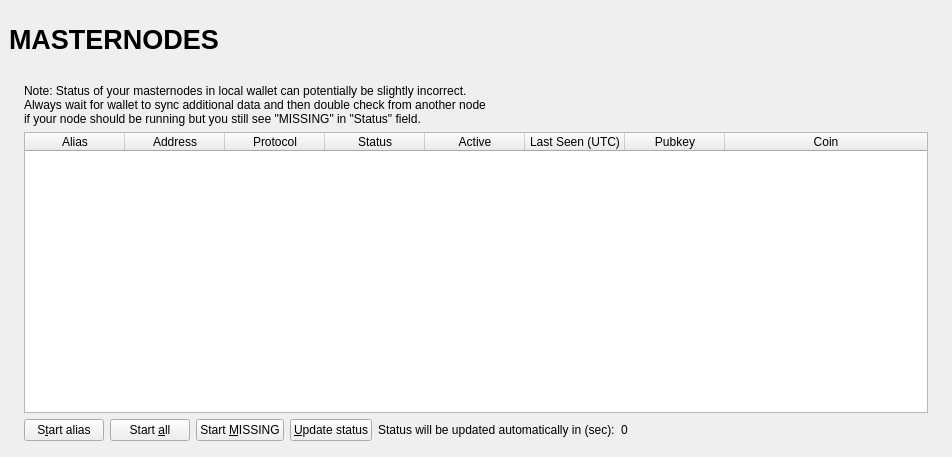
<?xml version="1.0" encoding="UTF-8"?>
<ui version="4.0">
 <class>MasternodeList</class>
 <widget class="QWidget" name="MasternodeList">
  <property name="geometry">
   <rect>
    <x>0</x>
    <y>0</y>
    <width>723</width>
    <height>457</height>
   </rect>
  </property>
  <property name="windowTitle">
   <string>Form</string>
  </property>
  <layout class="QVBoxLayout" name="topLayout" stretch="0">
   <property name="leftMargin">
    <number>9</number>
   </property>
   <property name="topMargin">
    <number>9</number>
   </property>
   <property name="rightMargin">
    <number>9</number>
   </property>
   <property name="bottomMargin">
    <number>9</number>
   </property>
   <item>
    <layout class="QVBoxLayout" name="verticalLayout_Master" stretch="0,1">
     <property name="spacing">
      <number>0</number>
     </property>
     <item>
      <widget class="QFrame" name="frame_Header">
       <layout class="QVBoxLayout" name="verticalLayout_4">
        <property name="leftMargin">
         <number>0</number>
        </property>
        <property name="topMargin">
         <number>0</number>
        </property>
        <property name="rightMargin">
         <number>0</number>
        </property>
        <property name="bottomMargin">
         <number>0</number>
        </property>
        <item>
         <layout class="QHBoxLayout" name="horizontalLayout_Header" stretch="1,0,1">
          <item>
           <widget class="QLabel" name="labelOverviewHeaderLeft">
            <property name="minimumSize">
             <size>
              <width>464</width>
              <height>60</height>
             </size>
            </property>
            <property name="maximumSize">
             <size>
              <width>16777215</width>
              <height>60</height>
             </size>
            </property>
            <property name="font">
             <font>
              <pointsize>20</pointsize>
              <weight>75</weight>
              <bold>true</bold>
             </font>
            </property>
            <property name="text">
             <string>MASTERNODES</string>
            </property>
           </widget>
          </item>
          <item>
           <spacer name="horizontalSpacer">
            <property name="orientation">
             <enum>Qt::Horizontal</enum>
            </property>
            <property name="sizeHint" stdset="0">
             <size>
              <width>40</width>
              <height>20</height>
             </size>
            </property>
           </spacer>
          </item>
          <item>
           <widget class="QLabel" name="labelOverviewHeaderRight">
            <property name="minimumSize">
             <size>
              <width>464</width>
              <height>60</height>
             </size>
            </property>
            <property name="maximumSize">
             <size>
              <width>16777215</width>
              <height>60</height>
             </size>
            </property>
            <property name="font">
             <font>
              <pointsize>14</pointsize>
             </font>
            </property>
            <property name="text">
             <string/>
            </property>
            <property name="alignment">
             <set>Qt::AlignRight|Qt::AlignTrailing|Qt::AlignVCenter</set>
            </property>
           </widget>
          </item>
         </layout>
        </item>
       </layout>
      </widget>
     </item>
     <item>
      <widget class="QFrame" name="frame_BG">
       <layout class="QVBoxLayout" name="verticalLayout_3">
        <property name="leftMargin">
         <number>6</number>
        </property>
        <property name="topMargin">
         <number>6</number>
        </property>
        <property name="rightMargin">
         <number>6</number>
        </property>
        <property name="bottomMargin">
         <number>6</number>
        </property>
        <item>
         <widget class="QFrame" name="frame_Content">
          <layout class="QVBoxLayout" name="verticalLayout">
           <property name="spacing">
            <number>0</number>
           </property>
           <property name="leftMargin">
            <number>0</number>
           </property>
           <property name="topMargin">
            <number>0</number>
           </property>
           <property name="rightMargin">
            <number>0</number>
           </property>
           <property name="bottomMargin">
            <number>0</number>
           </property>
           <item>
            <layout class="QGridLayout" name="gridLayout_2">
             <property name="spacing">
              <number>2</number>
             </property>
             <item row="0" column="0">
              <widget class="QFrame" name="frameList">
               <layout class="QVBoxLayout" name="verticalLayout_2">
                <property name="bottomMargin">
                 <number>1</number>
                </property>
                <item>
                 <layout class="QHBoxLayout" name="horizontalLayout_note">
                  <property name="bottomMargin">
                   <number>0</number>
                  </property>
                  <item>
                   <widget class="QLabel" name="updateNote">
                    <property name="text">
                     <string>Note: Status of your masternodes in local wallet can potentially be slightly incorrect.&lt;br /&gt;Always wait for wallet to sync additional data and then double check from another node&lt;br /&gt;if your node should be running but you still see &quot;MISSING&quot; in &quot;Status&quot; field.</string>
                    </property>
                   </widget>
                  </item>
                 </layout>
                </item>
                <item>
                 <widget class="QTableWidget" name="tableWidgetMyMasternodes">
                  <property name="minimumSize">
                   <size>
                    <width>695</width>
                    <height>0</height>
                   </size>
                  </property>
                  <property name="palette">
                   <palette>
                    <active>
                     <colorrole role="Text">
                      <brush brushstyle="SolidPattern">
                       <color alpha="255">
                        <red>51</red>
                        <green>51</green>
                        <blue>51</blue>
                       </color>
                      </brush>
                     </colorrole>
                    </active>
                    <inactive>
                     <colorrole role="Text">
                      <brush brushstyle="SolidPattern">
                       <color alpha="255">
                        <red>51</red>
                        <green>51</green>
                        <blue>51</blue>
                       </color>
                      </brush>
                     </colorrole>
                    </inactive>
                    <disabled>
                     <colorrole role="Text">
                      <brush brushstyle="SolidPattern">
                       <color alpha="255">
                        <red>85</red>
                        <green>85</green>
                        <blue>85</blue>
                       </color>
                      </brush>
                     </colorrole>
                    </disabled>
                   </palette>
                  </property>
                  <property name="editTriggers">
                   <set>QAbstractItemView::NoEditTriggers</set>
                  </property>
                  <property name="alternatingRowColors">
                   <bool>true</bool>
                  </property>
                  <property name="selectionMode">
                   <enum>QAbstractItemView::SingleSelection</enum>
                  </property>
                  <property name="selectionBehavior">
                   <enum>QAbstractItemView::SelectRows</enum>
                  </property>
                  <property name="sortingEnabled">
                   <bool>true</bool>
                  </property>
                  <attribute name="horizontalHeaderStretchLastSection">
                   <bool>true</bool>
                  </attribute>
                  <column>
                   <property name="text">
                    <string>Alias</string>
                   </property>
                  </column>
                  <column>
                   <property name="text">
                    <string>Address</string>
                   </property>
                  </column>
                  <column>
                   <property name="text">
                    <string>Protocol</string>
                   </property>
                  </column>
                  <column>
                   <property name="text">
                    <string>Status</string>
                   </property>
                  </column>
                  <column>
                   <property name="text">
                    <string>Active</string>
                   </property>
                  </column>
                  <column>
                   <property name="text">
                    <string>Last Seen (UTC)</string>
                   </property>
                  </column>
                  <column>
                   <property name="text">
                    <string>Pubkey</string>
                   </property>
                  </column>
				  <column>
                   <property name="text">
                    <string>Coin</string>
                   </property>
                  </column>
                 </widget>
                </item>
                <item>
                 <layout class="QHBoxLayout" name="horizontalLayout_5">
                  <property name="bottomMargin">
                   <number>0</number>
                  </property>
                  <item>
                   <widget class="QPushButton" name="startButton">
                    <property name="text">
                     <string>S&amp;tart alias</string>
                    </property>
                   </widget>
                  </item>
                  <item>
                   <widget class="QPushButton" name="startAllButton">
                    <property name="text">
                     <string>Start &amp;all</string>
                    </property>
                   </widget>
                  </item>
                  <item>
                   <widget class="QPushButton" name="startMissingButton">
                    <property name="text">
                     <string>Start &amp;MISSING</string>
                    </property>
                   </widget>
                  </item>
                  <item>
                   <widget class="QPushButton" name="UpdateButton">
                    <property name="text">
                     <string>&amp;Update status</string>
                    </property>
                   </widget>
                  </item>
                  <item>
                   <widget class="QLabel" name="autoupdate_label">
                    <property name="text">
                     <string>Status will be updated automatically in (sec):</string>
                    </property>
                   </widget>
                  </item>
                  <item>
                   <widget class="QLabel" name="secondsLabel">
                    <property name="text">
                     <string>0</string>
                    </property>
                   </widget>
                  </item>
                  <item>
                   <spacer name="horizontalSpacer_5">
                    <property name="orientation">
                     <enum>Qt::Horizontal</enum>
                    </property>
                    <property name="sizeHint" stdset="0">
                     <size>
                      <width>40</width>
                      <height>20</height>
                     </size>
                    </property>
                   </spacer>
                  </item>
                 </layout>
                </item>
               </layout>
              </widget>
             </item>
            </layout>
           </item>
          </layout>
         </widget>
        </item>
       </layout>
      </widget>
     </item>
    </layout>
   </item>
  </layout>
 </widget>
 <resources/>
 <connections/>
</ui>
